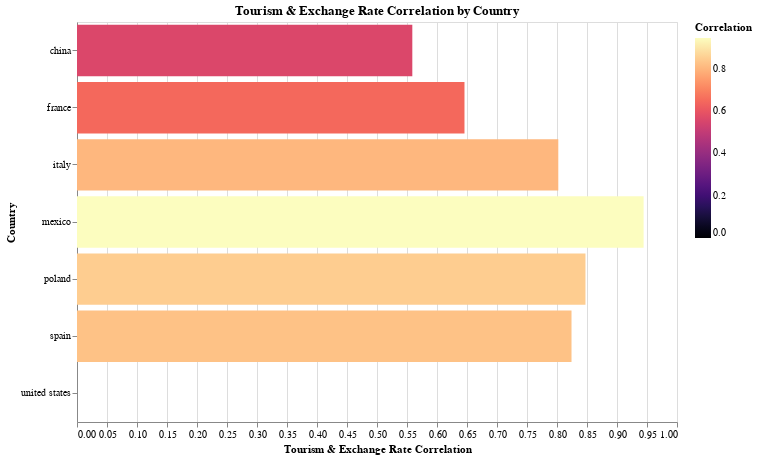

The cell this chart's notebook holds for it:
### Code cell
# Filter only these countries
tourism_top_8 = tourism_df[tourism_df["country"].isin(top_8_2019)].set_index("country")

# Filter only the top 8 countries in the currency dataset
currency_top_8 = currency_df[currency_df["Country Name"].isin(top_8_2019)].set_index("Country Name")

# Keep only 2009-2019 columns
tourism_top_8 = tourism_top_8[years]
currency_top_8 = currency_top_8[years]

# Compute correlation for each country separately
correlation_data = []
for country in top_8_2019:
    if country in tourism_top_8.index and country in currency_top_8.index:
        correlation_value = tourism_top_8.loc[country].corr(currency_top_8.loc[country])
        correlation_data.append({"country": country, "correlation": correlation_value})

# Convert to DataFrame
correlation_df = pd.DataFrame(correlation_data)
correlation_df["correlation"] = pd.to_numeric(correlation_df["correlation"], errors="coerce")
correlation_df["country"] = pd.Categorical(correlation_df["country"], categories=correlation_df["country"], ordered=True)

correlation_df["correlation"] = correlation_df["correlation"].fillna(0)

# Create a bar chart
bar_chart = alt.Chart(correlation_df).mark_bar().encode(
    x=alt.X("correlation:Q", title="Tourism & Exchange Rate Correlation"),
    y=alt.Y("country:N", title="Country"),  # Keep sorting but ensure country is categorical
    color=alt.Color("correlation:Q", title="Correlation", scale=alt.Scale(scheme='magma')),
    tooltip=["country", "correlation"]
).properties(
    width=600,
    height=400,
    title="Tourism & Exchange Rate Correlation by Country"
)


display(bar_chart)

# bar_chart

correlation_df.dtypes

### Figure 1 — Vega-Lite specification as saved in the notebook (floating-point values rounded to 4 significant figures)
{"config": {"view": {"continuousWidth": 300, "continuousHeight": 300}}, "data": {"name": "data-d13cf9d6dfb16a1b699ea1e240170cbf"}, "mark": {"type": "bar"}, "encoding": {"color": {"field": "correlation", "scale": {"scheme": "magma"}, "title": "Correlation", "type": "quantitative"}, "tooltip": [{"field": "country", "type": "ordinal"}, {"field": "correlation", "type": "quantitative"}], "x": {"field": "correlation", "title": "Tourism & Exchange Rate Correlation", "type": "quantitative"}, "y": {"field": "country", "title": "Country", "type": "nominal"}}, "height": 400, "title": "Tourism & Exchange Rate Correlation by Country", "width": 600, "$schema": "https://vega.github.io/schema/vega-lite/v5.8.0.json", "datasets": {"data-d13cf9d6dfb16a1b699ea1e240170cbf": [{"country": "france", "correlation": 0.6458}, {"country": "united states", "correlation": 0.0}, {"country": "china", "correlation": 0.5589}, {"country": "spain", "correlation": 0.8242}, {"country": "mexico", "correlation": 0.9444}, {"country": "italy", "correlation": 0.8022}, {"country": "poland", "correlation": 0.8475}]}}
